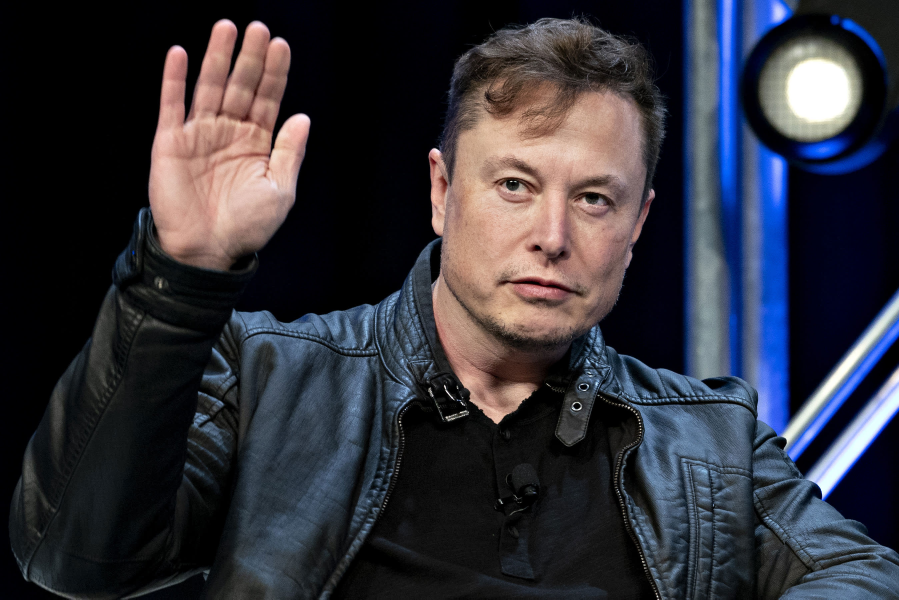
#> input picture src/c__Advanced/Face_Recognition/training-data/cv/Biilionaires/elon musk/106836975-1649975033425-elon2.jpg, 2697 x 1798 px (shown at 1/3 size)
$ python -i a_face_recognition_opencv.py   (imports and definitions only)
#> lines starting #> are read from the running program, lines starting #| are printed output that depends on the picture
### src/utilities.py
import cv2
from numpy import random
import numpy as np
import math
from loguru import logger
import sys
import time
import os
from collections import deque
import subprocess
import gdown
import zipfile


def download_missing_recog_data(recog_dir):
    """Download missing model files from Google Drive."""
    models_dir = os.path.join(recog_dir, 'recog_data', 'models')
    model_files = ['lbfmodel.yaml']  # replace with actual file names

    files_id = ['1gipWgZMM14ZlHjvhFSli2fqwwGyYZiyN']  # replace with actual file IDs or URLs

    # Create model directory if it doesnot exist
    if not os.path.exists(models_dir):
        os.makedirs(models_dir)

    for i, file in enumerate(model_files):
        file_path = os.path.join(models_dir, file)
        if not os.path.exists(file_path):
            print(f'{file} not found. Downloading...')
            file_id = files_id[i]  # replace with the actual file ID or URL
            if file_id.startswith('http'):
                # Use curl to download the file
                subprocess.run(['curl', '-L', file_id, '-o', file_path], check=True)
            else:
                # Use gdown to download the file from Google Drive
                url = f'https://drive.google.com/uc?id={file_id}'
                gdown.download(url, file_path, quiet=False)
            print(f'{file} downloaded successfully!')


# [29 lines left out: function download_missing_training_data, not called in this run]


use_optional = False


if use_optional:
    try:
        from sklearn.cluster import KMeans
        from skimage.feature import local_binary_pattern
        print("Importing kmeans for unsupervised data sorting...")
    except ImportError:
        print("sklearn not installed!")


logger.remove()
logger.add(sink = sys.stderr, level="INFO")

#from skimage import morphology

# IP Basics
def print_h(str):
    print(f"\n##############################################\n{str}")

# [372 lines left out: functions imshow, putText, build_montages, get_optimal_font_scale, putText_bbox, get_circular_regions and 4 more, not called in this run]

def euc_dist(a,b):
    return math.sqrt( ( (a[1]-b[1])**2 ) + ( (a[0]-b[0])**2 ) )


# [145 lines left out: functions keep_blobs_by_mask, ApproxDistBWCntrs, RetLargestContour, extract_blobs_on_pattern, not called in this run]


# IP Basics

# CV 101
RED = (0,0,255)
GREEN = (0,255,0)
BLUE = (255,0,0)
ORANGE = (0,140,255)
BROWN = (42,42,165)

dark_colors = [RED,GREEN,BLUE,ORANGE,BROWN]

# [39 lines left out: functions draw_points, describe, not called in this run]


class debugger:

    # [17 lines left out: function __init__, not called in this run]


    @staticmethod
    def nothing():
        pass

    # [8 lines left out: function update_variables, not called in this run]


class Gui():

    # [55 lines left out: functions __init__, __selectroi_callback, selectROIs, not called in this run]

    @staticmethod
    def __nothing(val):
        pass

    # [141 lines left out: functions selectdata, ret_point, select_cnt, __save_clicked_point, not called in this run]

    def select_pt(self,Window_Name ="Point Selection"):
        cv2.namedWindow(Window_Name,cv2.WINDOW_NORMAL)
        cv2.setMouseCallback(Window_Name, self.__save_clicked_point)


# [52 lines left out: function noisy, not called in this run]

# CV 101

# Advanced

def random_bright_color():
    return (random.randint(0, 255), random.randint(0, 255), random.randint(0, 255))

# [225 lines left out: functions disp_fps, disp_Fps, get_fileName, get_data, get_iou, to_ltrd and 4 more, not called in this run]

class dataextractor:

    # [73 lines left out: functions __init__, extract_data, not called in this run]

    @staticmethod
    def preprocess(img):
        return img

    # [87 lines left out: functions isort, extract, draw_border, not called in this run]
# Advanced

### src/c__Advanced/Object_recognition/a_face_recognition_opencv.py
# Face Recognition with OpenCV
import cv2
import os
import numpy as np
import time

from src.utilities import imshow,putText,Gui,build_montages,download_missing_recog_data,download_missing_training_data
from src.c__Advanced.Object_detection.a_HaarCascades.a_detect_haarCascade import Cascade_Detector

recog_dir = os.path.dirname(__file__)


class FaceRecognizer:

    def __init__(self, algorithm_type= "LBPH"):
        download_missing_recog_data(recog_dir)
        self.algorithm_type = algorithm_type
        if algorithm_type == "Eigenfaces":
            self.model = cv2.face.EigenFaceRecognizer_create()
        elif algorithm_type == "Fisherfaces":
            self.model = cv2.face.FisherFaceRecognizer_create()
        elif algorithm_type == "LBPH":
            # cv2.face.LBPHFaceRecognizer_create(radius=1, neighbors=8, grid_x=8, grid_y=8, threshold=DBL_MAX)
            self.model = cv2.face.LBPHFaceRecognizer_create()

        self.labels = []
        self.detector = Cascade_Detector()

        self.img_s = 100

        self.debug = False

        # load the landmark predictor
        self.landmark_predictor = cv2.face.createFacemarkLBF()
        self.landmark_predictor.loadModel(r"src\c__Advanced\Object_recognition\recog_data\models\lbfmodel.yaml")

    # [172 lines left out: functions train, align_face, predict, predict_multi, identify, demo, not called in this run]


# [3 lines not run here, left out]

>>> import cv2
>>> picture = cv2.imread('../Face_Recognition/training-data/cv/Biilionaires/elon musk/106836975-1649975033425-elon2.jpg', cv2.IMREAD_GRAYSCALE)
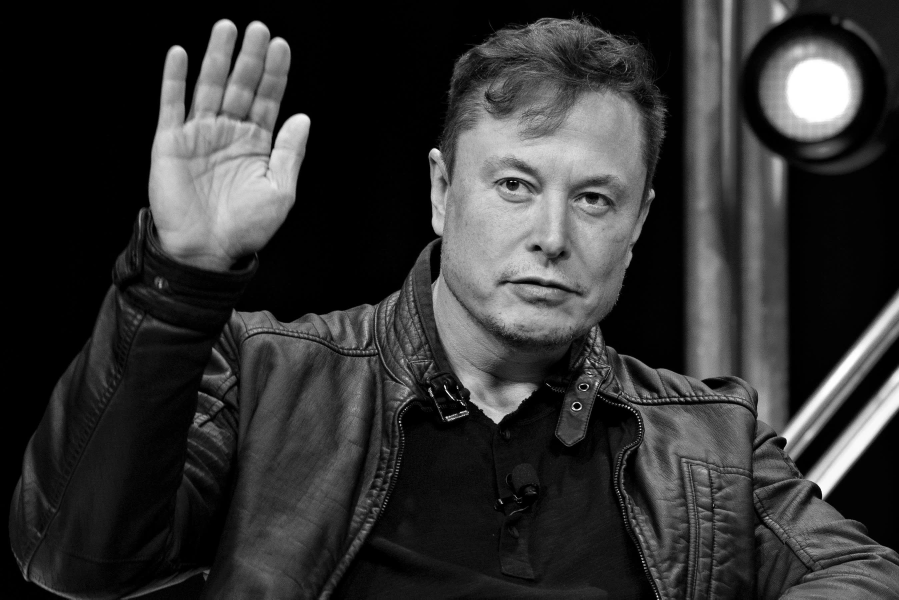
#> picture: shape (1798, 2697) (shown at 1/3 size); min 0, max 255, mean 51.4
>>> result = FaceRecognizer().predict_multi(picture)
#> (the run stopped early here; a loop or call above may not have finished)
